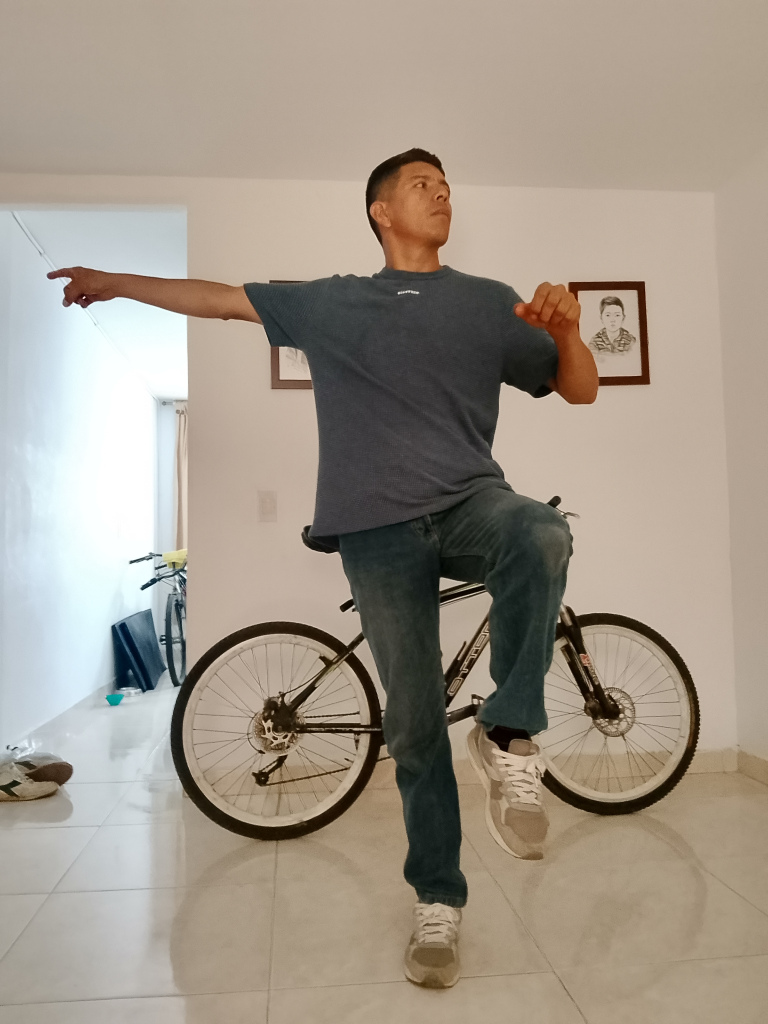
#> input picture Fotos Prueba/Belalcazar/IMG_20261013_103739.jpg, 3072 x 4096 px (shown at 1/4 size)
$ python -i pdi.py   (imports and definitions only)   (older library calls are emulated)
#> lines starting #> are read from the running program, lines starting #| are printed output that depends on the picture
#> further down, picture is the input picture: shape (4096, 3072, 3); mean B, G, R 137.4, 150.6, 161.2
"""
pdi.py — Módulo de Procesamiento Digital de Imágenes (OpenCV) para MIMESIS.

Etapas implementadas:
1. Decodificación segura de imagen JPEG/PNG a matriz BGR (NumPy).
2. Control de nitidez mediante la varianza del Laplaciano (detecta fotos movidas).
3. Mejora adaptativa de iluminación y contraste con CLAHE en espacio de color LAB.
4. Redimensionamiento sin deformación (letterboxing) para no alterar ángulos corporales.
"""

from __future__ import annotations

import base64
from dataclasses import dataclass
from typing import Dict, Optional, Tuple

import cv2
import numpy as np


@dataclass
class LetterboxMeta:
    orig_w: int
    orig_h: int
    target_size: int
    scale: float
    pad_x: int
    pad_y: int


# [17 lines left out: functions decode_image, compute_sharpness, not called in this run]


def apply_adaptive_clahe(
    img_bgr: np.ndarray,
    dark_threshold: float = 115.0,
    low_contrast_std: float = 42.0,
) -> Tuple[np.ndarray, float, bool]:
    """
    Convierte a espacio LAB y analiza el canal de luminancia (L).
    Si la foto está oscura o con bajo contraste, aplica CLAHE solo sobre L
    para mejorar la visibilidad de extremidades sin distorsionar colores.
    """
#> called with dark_threshold = 115, low_contrast_std = 42
    lab = cv2.cvtColor(img_bgr, cv2.COLOR_BGR2LAB)
#> lab: shape (4096, 3072, 3); mean of channels 0, 1, 2 158.6, 129.8, 136.5
    l_channel, a_channel, b_channel = cv2.split(lab)
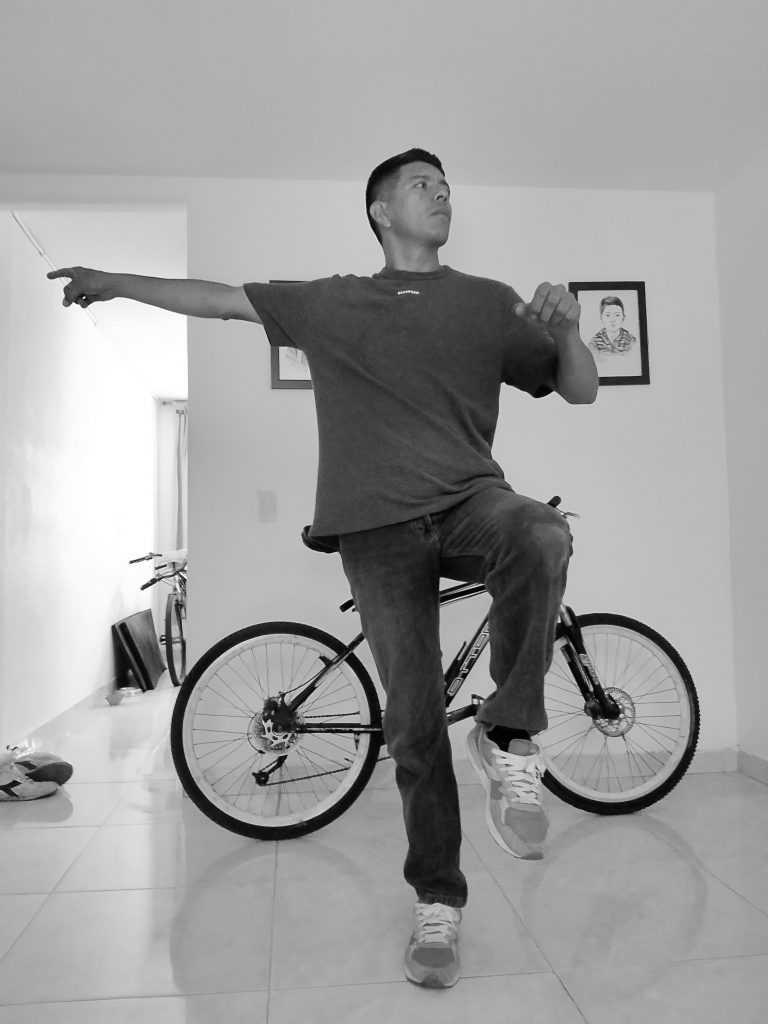
#> l_channel: shape (4096, 3072) (shown at 1/4 size); min 0, max 255, mean 158.6
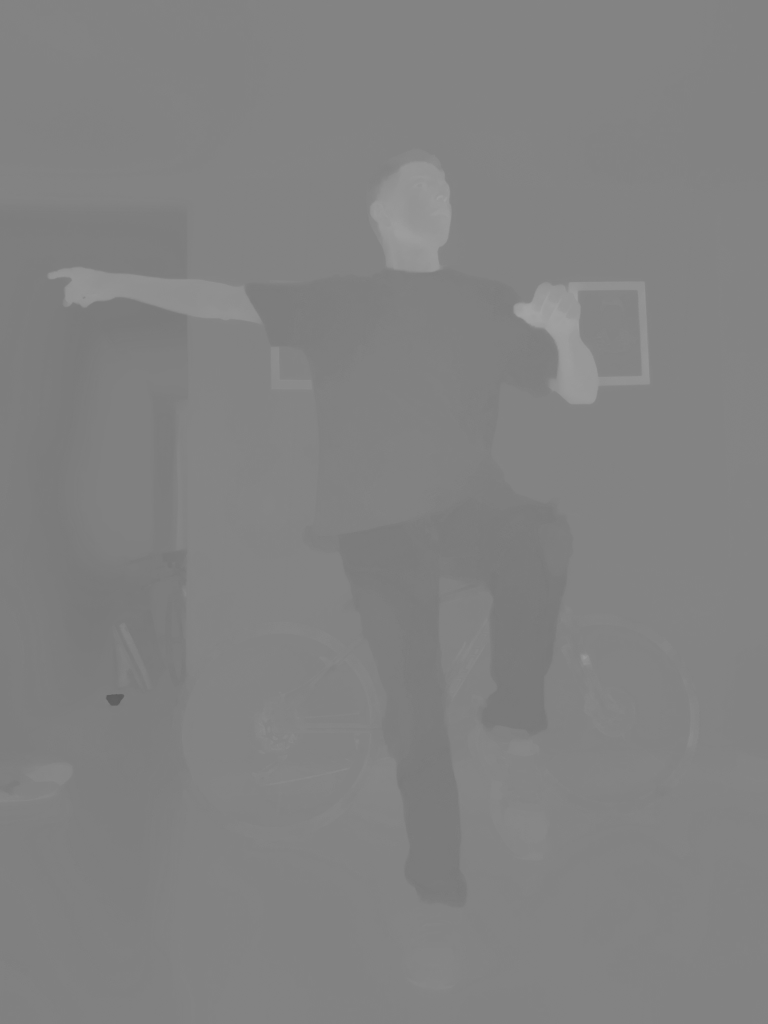
#> a_channel: shape (4096, 3072) (shown at 1/4 size); min 88, max 164, mean 129.8

    mean_l = float(np.mean(l_channel))
#> mean_l = 158.6
    std_l = float(np.std(l_channel))
#> std_l = 55.25
    needs_clahe = (mean_l < dark_threshold) or (std_l < low_contrast_std)
#> needs_clahe = False

    if not needs_clahe:
        return img_bgr, mean_l, False

    clahe = cv2.createCLAHE(clipLimit=2.0, tileGridSize=(8, 8))
    l_enhanced = clahe.apply(l_channel)
    merged = cv2.merge((l_enhanced, a_channel, b_channel))
    enhanced_bgr = cv2.cvtColor(merged, cv2.COLOR_LAB2BGR)
    return enhanced_bgr, mean_l, True


# [200 lines left out: functions letterbox_resize, unletterbox_point, unletterbox_mask, preprocess_with_intermediates, preprocess_for_pose, _resize_max_side and 2 more, not called in this run]

>>> import cv2
>>> picture = cv2.imread('../Fotos Prueba/Belalcazar/IMG_20261013_103739.jpg')
>>> result = apply_adaptive_clahe(picture)

$ run again, on Fotos Prueba/Belalcazar/WhatsApp Image 2026-10-13 at 17.31.44.jpeg
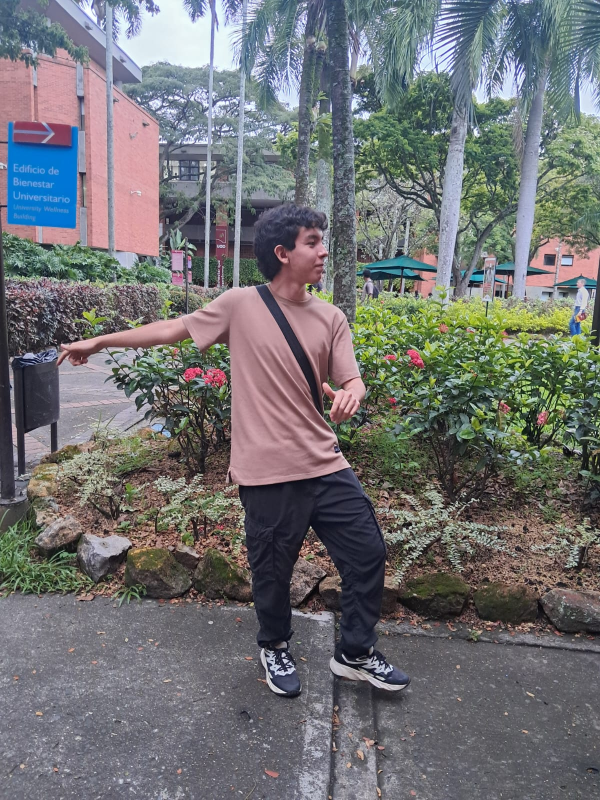
#> input picture Fotos Prueba/Belalcazar/WhatsApp Image 2026-10-13 at 17.31.44.jpeg, 1200 x 1600 px (shown at 1/2 size)
#> picture is the input picture: shape (1600, 1200, 3); mean B, G, R 114.9, 113.3, 112.7
#> lab: shape (1600, 1200, 3); mean of channels 0, 1, 2 120.6, 128.9, 127.3
#> in apply_adaptive_clahe, `l_channel, a_channel, b_channel = cv2.split(lab)`:
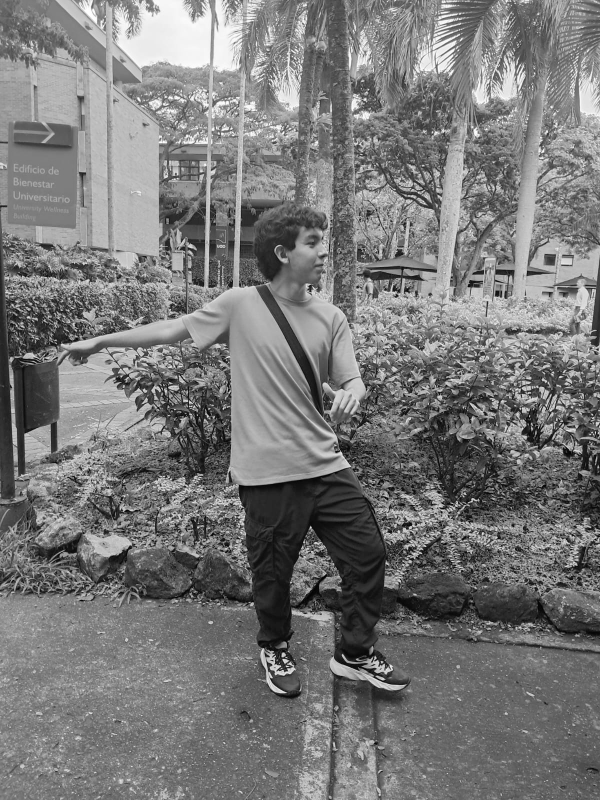
#> l_channel: shape (1600, 1200) (shown at 1/2 size); min 0, max 255, mean 120.6
#> in apply_adaptive_clahe, `l_channel, a_channel, b_channel = cv2.split(lab)`:
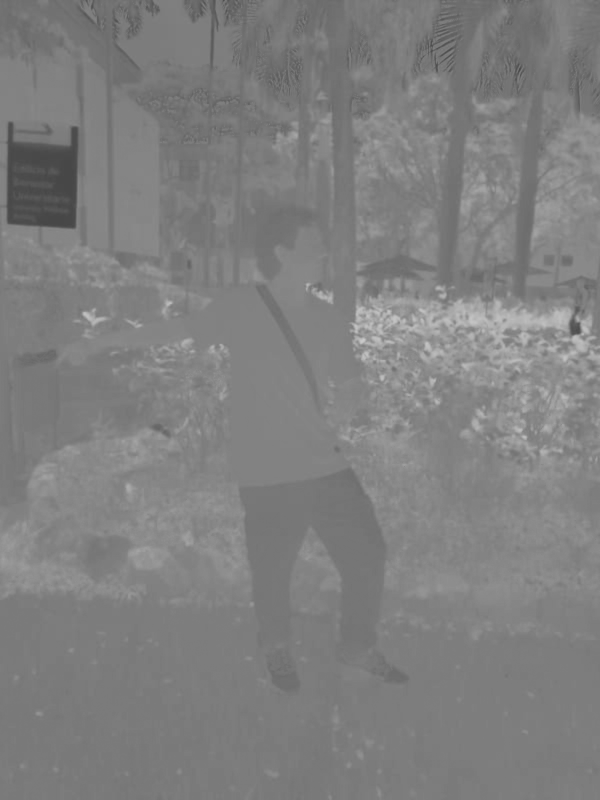
#> b_channel: shape (1600, 1200) (shown at 1/2 size); min 69, max 203, mean 127.3
#> mean_l = 120.6
#> std_l = 50.25
#> needs_clahe = False
